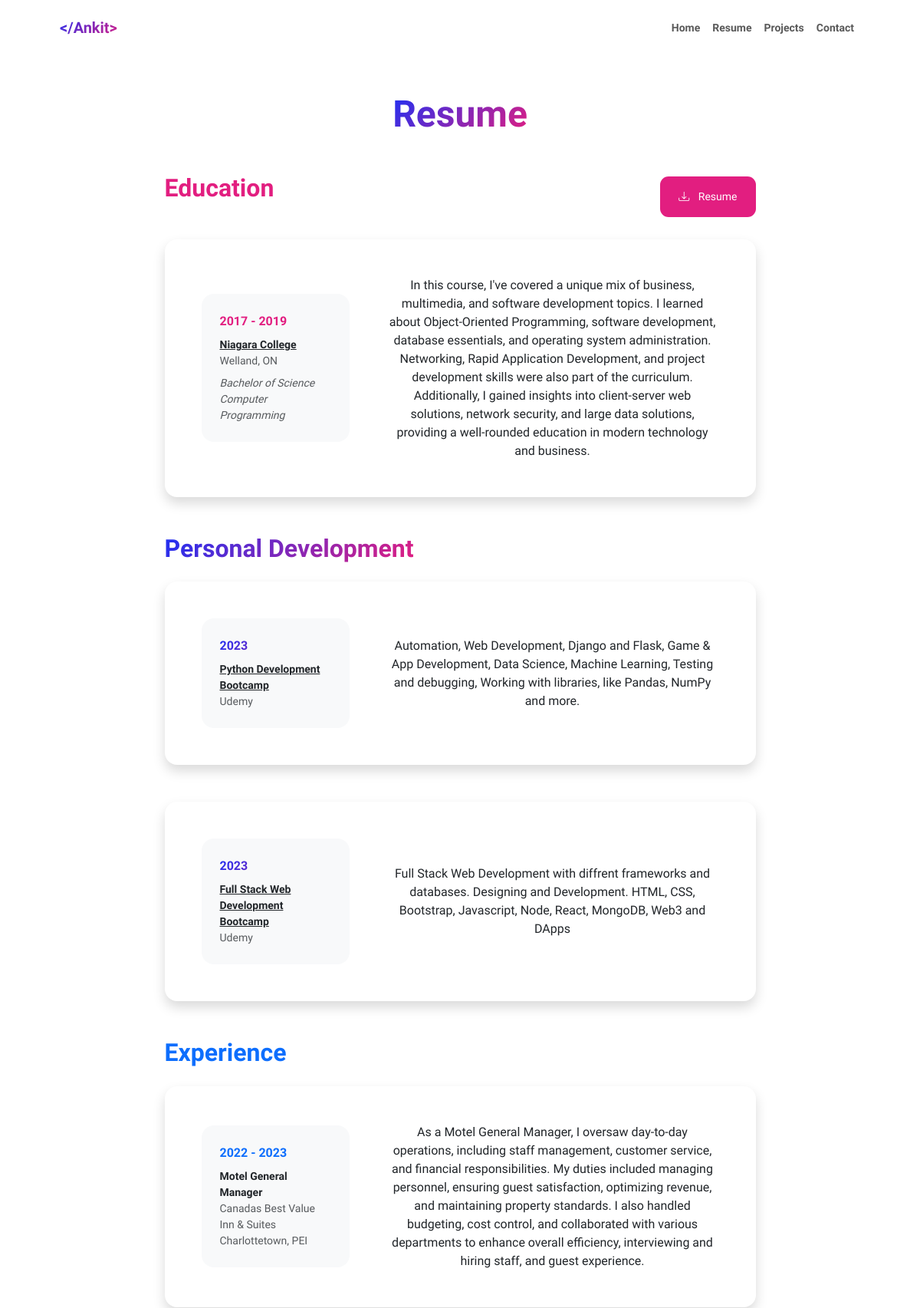
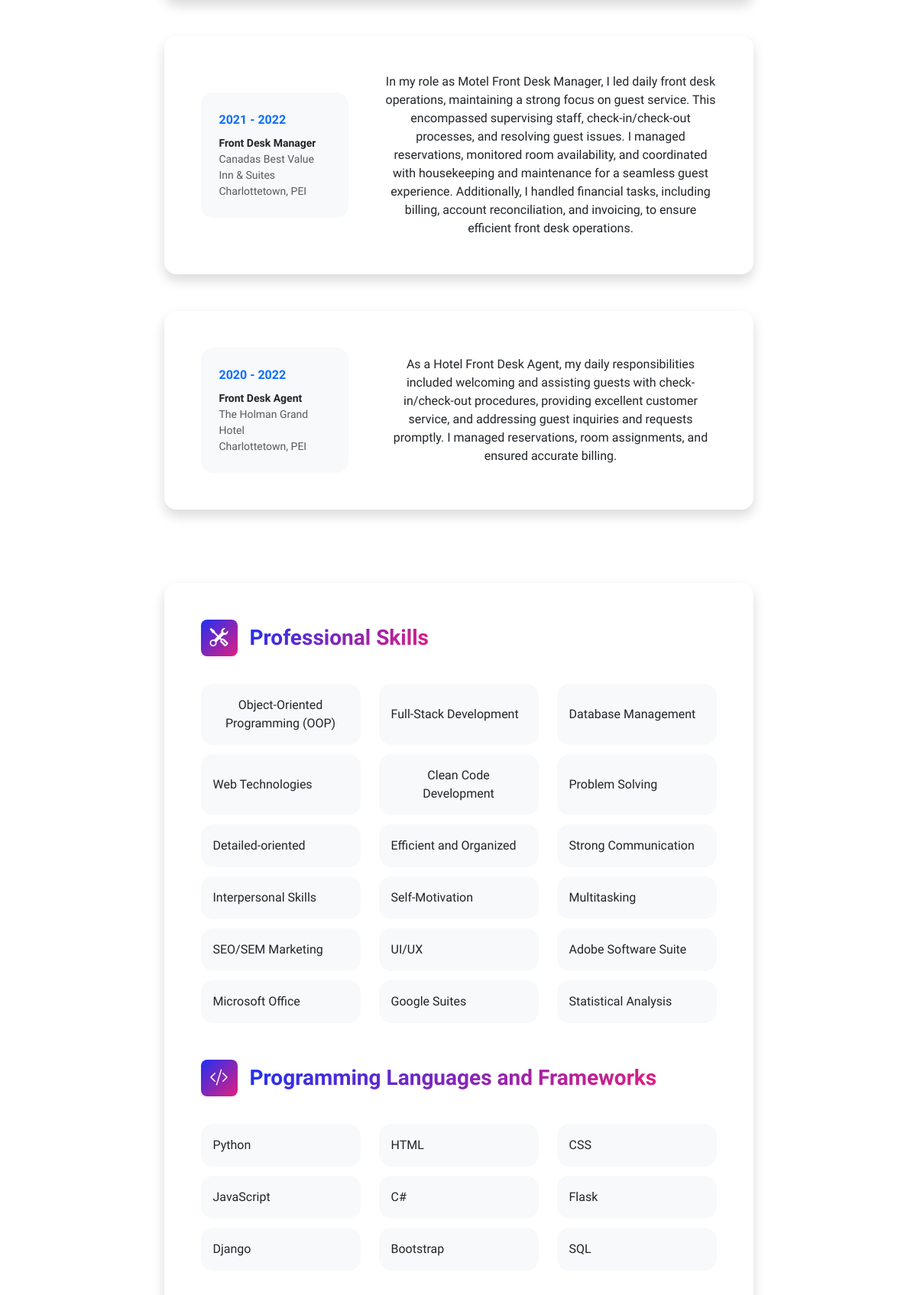
/resume (upper part), run on the app's committed database (2 pictures, top to bottom).
### main.py (models this page shows)
class Education(db.Model):
    id = db.Column(db.Integer, primary_key=True, unique=True, nullable=False)
    from_date = db.Column(db.String(50), nullable=False)
    to_date = db.Column(db.String(50), nullable=False)
    college_name = db.Column(db.String(255), nullable=False)
    city = db.Column(db.String(100), nullable=False)
    province = db.Column(db.String(100), nullable=False)
    degree = db.Column(db.String(100), nullable=False)
    major = db.Column(db.String(100), nullable=False)
    description = db.Column(db.String(255), nullable=False)

class Courses(db.Model):
    id = db.Column(db.Integer, primary_key=True, unique=True, nullable=False)
    year_completed = db.Column(db.String(50), nullable=False)
    course_name = db.Column(db.String(255), nullable=False)
    provider = db.Column(db.String(255), nullable=False)
    url = db.Column(db.String())
    description = db.Column(db.String(), nullable=False)

class WorkExperience(db.Model):
    id = db.Column(db.Integer, primary_key=True, unique=True, nullable=False)
    company_name = db.Column(db.String(255), nullable=False)
    job_title = db.Column(db.String(255), nullable=False)
    from_date = db.Column(db.String(50), nullable=False)
    to_date = db.Column(db.String(50), nullable=False)
    location = db.Column(db.String(255), nullable=False)
    description = db.Column(db.Text(), nullable=False)

class Skills(db.Model):
    id = db.Column(db.Integer, primary_key=True, unique=True, nullable=False)
    skills = db.Column(db.String(255), unique=True, nullable=False)

class ProgrammingLanguages(db.Model):
    id = db.Column(db.Integer, primary_key=True, unique=True, nullable=False)
    programming_languages = db.Column(
        db.String(255), unique=True, nullable=False)

### main.py (the view)
@app.route("/resume")
def resume():
    skills = Skills.query.all()
    programming_languages = ProgrammingLanguages.query.all()
    languages = Languages.query.all()
    intrests = Intrest.query.all()
    education_data = Education.query.all()
    courses_data = Courses.query.all()
    work_experience_data = WorkExperience.query.all()
    resourses = Resourses.query.all()
    return render_template('resume.html',
                           year=current_year,
                           skills=skills,
                           programming_languages=programming_languages,
                           languages=languages,
                           intrests=intrests,
                           education_data=education_data,
                           courses_data=courses_data,
                           work_experience_data=work_experience_data,
                           resourses=resourses
                           )

### templates/resume.html
{% extends "base.html" %} {% block title %}Resume - Ankit Luthra{% endblock %}
{% block content %}
<div class="container resume-container px-5 my-5">
  <div class="text-center mb-5">
    <h1 class="display-5 fw-bolder mb-0">
      <span class="text-gradient d-inline">Resume</span>
    </h1>
  </div>
  <div class="row gx-5 justify-content-center">
    <div class="col-lg-11 col-xl-9 col-xxl-8">
      <section>
        <div class="d-flex align-items-center justify-content-between mb-4">
          <h2 class="text-secondary fw-bolder mb-4">Education</h2>
          <button class="btn btn-primary btn-resume btn-sm px-4 py-3">
            <a
              href="/static/Resume - Ankit Luthra.pdf"
              target="_blank"
              rel="noopener noreferrer"
              style="text-decoration: none; color: #fff"
              ><div class="d-inline-block bi bi-download me-2"></div>
              Resume</a
            >
          </button>
        </div>
        {% for education in education_data %}
        <div class="card shadow border-0 rounded-4 mb-5">
          <div class="card-body p-5">
            <div class="row align-items-center gx-5">
              <div class="col text-center text-lg-start mb-4 mb-lg-0">
                <div class="bg-light p-4 rounded-4">
                  <div class="text-secondary fw-bolder mb-2">
                    {{education.from_date}} - {{education.to_date}}
                  </div>
                  <div class="mb-2">
                    <div class="small fw-bolder">
                      <a
                        href="https://www.niagaracollege.ca/media/program/programming/#courses"
                        class="no-link-style"
                        >{{ education.college_name }}</a
                      >
                    </div>
                    <div class="small text-muted">
                      {{education.city}}, {{ education.province }}
                    </div>
                  </div>
                  <div class="fst-italic">
                    <div class="small text-muted">{{ education.degree }}</div>
                    <div class="small text-muted">{{ education.major }}</div>
                  </div>
                </div>
              </div>
              <div class="col-lg-8">
                <div>{{ education.description }}</div>
              </div>
            </div>
          </div>
        </div>
        {% endfor %}
      </section>
      <section>
        <div class="d-flex align-items-center justify-content-between mb-4">
          <h2 class="text-primary fw-bolder mb-0 text-gradient">
            Personal Development
          </h2>
        </div>
        {% for courses in courses_data %}
        <div class="card shadow border-0 rounded-4 mb-5">
          <div class="card-body p-5">
            <div class="row align-items-center gx-5">
              <div class="col text-center text-lg-start mb-4 mb-lg-0">
                <div class="bg-light p-4 rounded-4">
                  <div class="text-primary fw-bolder mb-2 text-gradient">
                    {{ courses.year_completed }}
                  </div>
                  <div class="small fw-bolder">
                    <a
                      href="{{ courses.url }}"
                      target="_blank"
                      class="no-link-style"
                      rel="noopener noreferrer"
                    >
                      {{ courses.course_name }}</a
                    >
                  </div>
                  <div class="small text-muted">{{ courses.provider }}</div>
                </div>
              </div>
              <div class="col-lg-8">
                <div>{{ courses.description }}</div>
              </div>
            </div>
          </div>
        </div>
        {% endfor %}
      </section>
      <section>
        <div class="d-flex align-items-center justify-content-between mb-4">
          <h2 class="text-primary fw-bolder mb-0">Experience</h2>
        </div>
        {% for work_experience in work_experience_data %}
        <div class="card shadow border-0 rounded-4 mb-5">
          <div class="card-body p-5">
            <div class="row align-items-center gx-5">
              <div class="col text-center text-lg-start mb-4 mb-lg-0">
                <div class="bg-light p-4 rounded-4">
                  <div class="text-primary fw-bolder mb-2">
                    {{ work_experience.from_date }} - {{ work_experience.to_date
                    }}
                  </div>
                  <div class="small fw-bolder">
                    {{ work_experience.job_title }}
                  </div>
                  <div class="small text-muted">
                    {{ work_experience.company_name }}
                  </div>
                  <div class="small text-muted">
                    {{ work_experience.location }}
                  </div>
                </div>
              </div>
              <div class="col-lg-8">
                <div>{{ work_experience.description }}</div>
              </div>
            </div>
          </div>
        </div>
        {% endfor %}
      </section>
      <div class="pb-5"></div>
      <section>
        <div class="card shadow border-0 rounded-4 mb-5">
          <div class="card-body p-5">
            <div class="mb-5">
              <div class="d-flex align-items-center mb-4">
                <div
                  class="feature bg-primary bg-gradient-primary-to-secondary text-white rounded-3 me-3"
                >
                  <i class="bi bi-tools"></i>
                </div>
                <h3 class="fw-bolder mb-0">
                  <span class="text-gradient d-inline"
                    >Professional Skills</span
                  >
                </h3>
              </div>
              <div class="row row-cols-1 row-cols-md-3 mb-4">
                {% for skill in skills %}
                <div class="col mb-4 mb-md-0 skill-set">
                  <div
                    class="d-flex align-items-center bg-light rounded-4 p-3 h-100"
                  >
                    {{ skill.skills }}
                  </div>
                </div>
                {% endfor %}
              </div>
            </div>
            <div class="mb-0">
              <div class="d-flex align-items-center mb-4">
                <div
                  class="feature bg-primary bg-gradient-primary-to-secondary text-white rounded-3 me-3"
                >
                  <i class="bi bi-code-slash"></i>
                </div>
                <h3 class="fw-bolder mb-0">
                  <span class="text-gradient d-inline"
                    >Programming Languages and Frameworks</span
                  >
                </h3>
              </div>
              <div class="row row-cols-1 row-cols-md-3 mb-4">
                {% for programming_language in programming_languages %}
                <div class="col mb-4 mb-md-0 skill-set">
                  <div
                    class="d-flex align-items-center bg-light rounded-4 p-3 h-100"
                  >
                    {{ programming_language.programming_languages }}
                  </div>
                </div>
                {% endfor %}
              </div>
            </div>
          </div>
        </div>
      </section>
    </div>
  </div>
</div>
{% endblock %}

### templates/base.html (shortened to what this page needs)
<!DOCTYPE html>
<html lang="en">
  <head>
    {% block styles %}
    {{ bootstrap.load_css() }} {% endblock %}
    <link
      href="https://cdn.jsdelivr.net/npm/bootstrap-icons@1.8.1/font/bootstrap-icons.css"
      rel="stylesheet"
    />
    <link
      rel="stylesheet"
      type="text/css"
      href="{{ url_for('static', filename='css/styles.css') }}"
    />
  </head>
  <body>
    <section class="title">
      <div class="container-fluid">
        <nav class="navbar navbar-expand-lg navbar-light bg-white py-3">
          <div class="container px-5">
            <a class="navbar-brand" href="{{url_for('home')}}"
              ><span class="fw-bolder text-primary"> &lt;/Ankit&gt;</span></a
            >
            <div class="navbar-collapse collapse" id="navbarSupportedContent">
              <ul class="navbar-nav ms-auto mb-2 mb-lg-0 small fw-bolder">
                <li class="nav-item">
                  <a class="nav-link" href="{{url_for('home')}}">Home</a>
                </li>
                <li class="nav-item">
                  <a class="nav-link" href="{{url_for('resume')}}">Resume</a>
                </li>
                <li class="nav-item">
                  <a class="nav-link" href="{{url_for('projects')}}"
                    >Projects</a
                  >
                </li>
                <li class="nav-item">
                  <a class="nav-link" href="{{url_for('contact')}}">Contact</a>
                </li>
              </ul>
            </div>
          </div>
        </nav>
      </div>
    </section>
     {% block content %}{% endblock %}
  </body>
</html>

### static/css/styles.css (style rules this page uses)
:root { --bs-secondary-rgb: 226, 30, 128; }
body { font-family: 'Ubuntu', sans-serif; text-align: center; }
.text-gradient, .navbar-brand, .no-link-style:hover { background: #1e30f3; background: linear-gradient(135deg, #1e30f3 0%, #e21e80 100%); -webkit-background-clip: text; -webkit-text-fill-color: transparent; }
.bg-gradient-primary-to-secondary { background: #1e30f3; background: linear-gradient(135deg, #1e30f3 0%, #e21e80 100%); }
.text-secondary { --bs-text-opacity: 1; color: rgba(var(--bs-secondary-rgb), var(--bs-text-opacity)) !important; }
.btn-resume { background-color: rgba(var(--bs-secondary-rgb)); border: none; border-radius: 11px; }
.feature { display: inline-flex; align-items: center; justify-content: center; height: 3rem; width: 3rem; font-size: 1.5rem; }
.no-link-style { color: #212529; }
.skill-set { margin: 12px 0; }

### data on the page
Education: from_date "2017", to_date "2019", college_name "Niagara College", city "Welland", province "ON", degree "Bachelor of Science", major "Computer Programming", description "In this course, I've covered a unique mix of business, multimedia, and software development topics. I learned about Object-Oriented Programming, software development, database essentials, and operating system administration. Networking, Rapid Application Development, and project development skills were also part of the curriculum. Additionally, I gained insights into client-server web solutions, network security, and large data solutions, providing a well-rounded education in modern technology and business."
Courses: year_completed "2023", course_name "Python Development Bootcamp", provider "Udemy", description "Automation, Web Development, Django and Flask, Game & App Development, Data Science, Machine Learning, Testing and debugging, Working with libraries, like Pandas, NumPy and more."
Courses: year_completed "2023", course_name "Full Stack Web Development Bootcamp", provider "Udemy", description "Full Stack Web Development with diffrent frameworks and databases. Designing and Development. HTML, CSS, Bootstrap, Javascript, Node, React, MongoDB, Web3 and DApps"
WorkExperience: from_date "2022", to_date "2023", job_title "Motel General Manager", company_name "Canadas Best Value Inn & Suites", location "Charlottetown, PEI", description "As a Motel General Manager, I oversaw day-to-day operations, including staff management, customer service, and financial responsibilities. My duties included managing personnel, ensuring guest satisfaction, optimizing revenue, and maintaining property standards. I also handled budgeting, cost control, and collaborated with various departments to enhance overall efficiency, interviewing and hiring staff, and guest experience."
WorkExperience: from_date "2021", to_date "2022", job_title "Front Desk Manager", company_name "Canadas Best Value Inn & Suites", location "Charlottetown, PEI", description "In my role as Motel Front Desk Manager, I led daily front desk operations, maintaining a strong focus on guest service. This encompassed supervising staff, check-in/check-out processes, and resolving guest issues. I managed reservations, monitored room availability, and coordinated with housekeeping and maintenance for a seamless guest experience. Additionally, I handled financial tasks, including billing, account reconciliation, and invoicing, to ensure efficient front desk operations."
WorkExperience: from_date "2020", to_date "2022", job_title "Front Desk Agent", company_name "The Holman Grand Hotel", location "Charlottetown, PEI", description "As a Hotel Front Desk Agent, my daily responsibilities included welcoming and assisting guests with check-in/check-out procedures, providing excellent customer service, and addressing guest inquiries and requests promptly. I managed reservations, room assignments, and ensured accurate billing."
Skills: skills "Object-Oriented Programming (OOP)"
Skills: skills "Full-Stack Development"
Skills: skills "Database Management"
Skills: skills "Web Technologies"
Skills: skills "Clean Code Development"
Skills: skills "Problem Solving"
Skills: skills "Detailed-oriented"
Skills: skills "Efficient and Organized"
Skills: skills "Strong Communication"
Skills: skills "Interpersonal Skills"
Skills: skills "Self-Motivation"
Skills: skills "Multitasking"
Skills: skills "SEO/SEM Marketing"
Skills: skills "UI/UX"
Skills: skills "Adobe Software Suite"
Skills: skills "Microsoft Office"
Skills: skills "Google Suites"
Skills: skills "Statistical Analysis"
ProgrammingLanguages: programming_languages "Python"
ProgrammingLanguages: programming_languages "HTML"
ProgrammingLanguages: programming_languages "CSS"
ProgrammingLanguages: programming_languages "JavaScript"
ProgrammingLanguages: programming_languages "C#"
ProgrammingLanguages: programming_languages "Flask"
ProgrammingLanguages: programming_languages "Django"
ProgrammingLanguages: programming_languages "Bootstrap"
ProgrammingLanguages: programming_languages "SQL"
